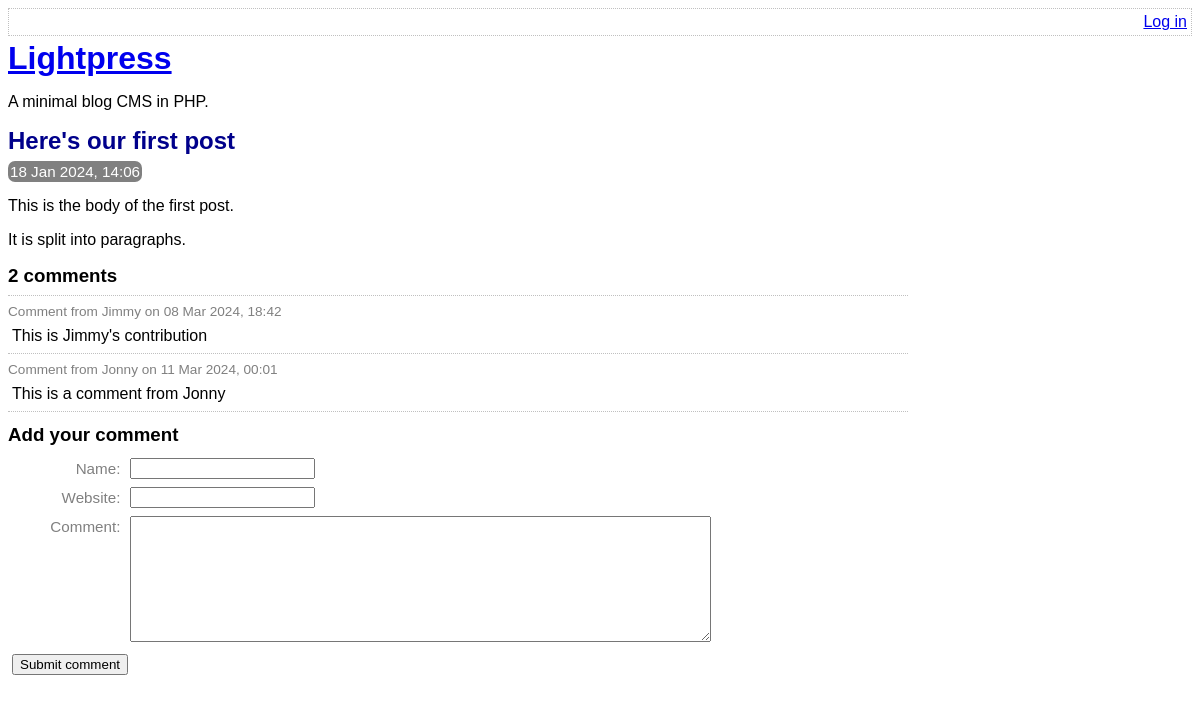
The app's page /view-post.php?post_id=1, older data.
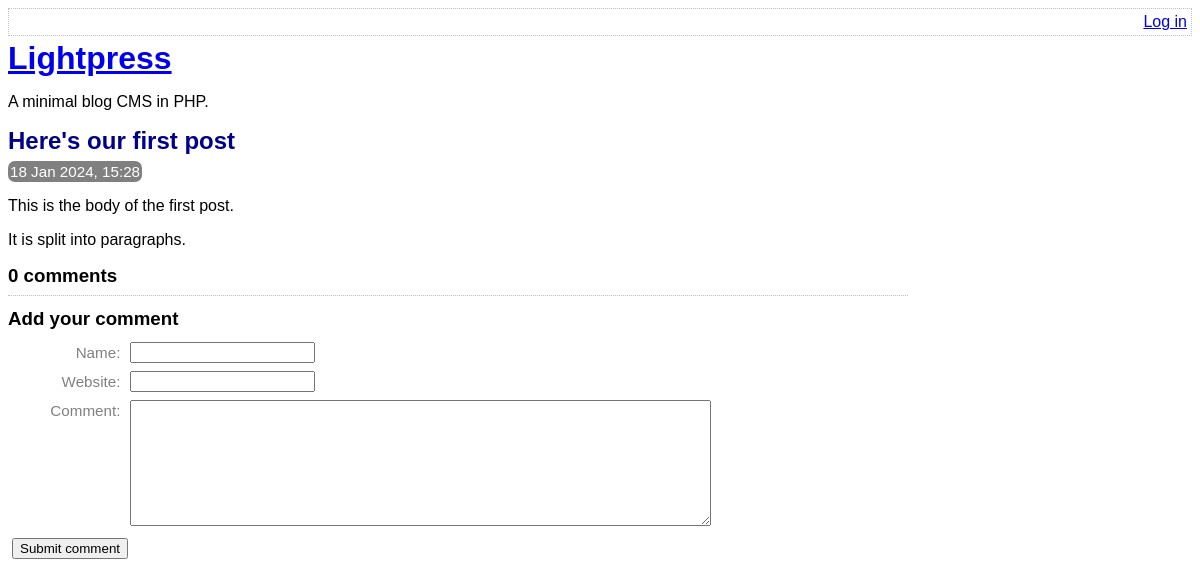
The same page, newer data.
### tables this page shows
CREATE TABLE post (
	id INTEGER PRIMARY KEY AUTOINCREMENT NOT NULL,
	title VARCHAR NOT NULL,
	body VARCHAR NOT NULL,
	user_id INTEGER NOT NULL,
	created_at VARCHAR NOT NULL,
	updated_at VARCHAR,
	FOREIGN KEY (user_id) REFERENCES user(id)
);

CREATE TABLE comment (
	id INTEGER PRIMARY KEY AUTOINCREMENT NOT NULL,
	post_id INTEGER NOT NULL,
	created_at VARCHAR NOT NULL,
	name VARCHAR NOT NULL,
	website VARCHAR,
	text VARCHAR NOT NULL,
	FOREIGN KEY (post_id) REFERENCES post(id)
);

### lib/view-post.php (called while the page is built, shortened)
<?php
function getPostRow(PDO $pdo, $postId)
{
    $stmt = $pdo->prepare(
        'SELECT
            title, created_at, body,
            (SELECT COUNT(*) FROM comment WHERE comment.post_id = post.id) comment_count
        FROM
            post
        WHERE
            id = :id'
    );
    $result = $stmt->execute(
        array('id' => $postId, )
    );
    $row = $stmt->fetch(PDO::FETCH_ASSOC);
    return $row;
}

### view-post.php (the view, shortened to what this page needs)
<?php
require_once 'lib/common.php';
require_once 'lib/view-post.php';
if (isset($_GET['post_id']))
{
    $postId = $_GET['post_id'];
}
else
{
    $postId = 0;
}
$pdo = getPDO();
$row = getPostRow($pdo, $postId);
$commentCount = $row['comment_count'];
if ($_POST)
{
    switch ($_GET['action'])
    {
        case 'add-comment':
            $commentData = array(
                'name' => $_POST['comment-name'],
                'website' => $_POST['comment-website'],
                'text' => $_POST['comment-text'],
            );
            $errors = handleAddComment($pdo, $postId, $commentData);
            break;
        case 'delete-comment':
            $deleteResponse = $_POST['delete-comment'];
            handleDeleteComment($pdo, $postId, $deleteResponse);
            break;
    }
}
else
{
    $commentData = array(
        'name' => '',
        'website' => '',
        'text' => '',
    );
}
?>
<!DOCTYPE html>
<html>
    <head>
        <?php require 'templates/head.php' ?>
    </head>
    <body>
        <?php require 'templates/title.php' ?>
        <div class="post">
            <h2>
                <?php echo htmlEscape($row['title']) ?>
            </h2>
            <div class="date">
                <?php echo convertSqlDate($row['created_at']) ?>
            </div>
            <?php echo convertNewlinesToParagraphs($row['body']) ?>
        </div>
        <?php require 'templates/list-comments.php' ?>
        <?php require 'templates/comment-form.php' ?>
    </body>
</html>

### templates/head.php (shortened to what this page needs)
<link rel="stylesheet" type="text/css" href="assets/main.css" />

### templates/top-menu.php
<div class="top-menu">
    <div class="menu-options">
        <?php if (isLoggedIn()): ?>
            <a href="index.php">Home</a>
            |
            <a href="list-posts.php">All posts</a>
            |
            <a href="edit-post.php">New post</a>
            |
            Hello <?php echo htmlEscape(getAuthUser()) ?>.
            <a href="logout.php">Log out</a>
        <?php else: ?>
            <a href="login.php">Log in</a>
        <?php endif ?>
    </div>
</div>

### templates/title.php
<?php require 'top-menu.php' ?>
<a href="index.php">
    <h1>Lightpress</h1>
</a>
<p>A minimal blog CMS in PHP.</p>

### lib/common.php (shortened to what this page needs)
<?php
function htmlEscape($html)
{
    return htmlspecialchars($html, ENT_HTML5, 'UTF-8');
}
function convertSqlDate($sqlDate)
{
    $date = DateTime::createFromFormat('Y-m-d H:i:s', $sqlDate);
    return $date->format('d M Y, H:i');
}
function convertNewlinesToParagraphs($text)
{
    $escaped = htmlEscape($text);
    return '<p>' . str_replace("\n", "</p><p>", $escaped) . '</p>';
}
function getCommentsForPost(PDO $pdo, $postId)
{
    $sql = "
        SELECT
            id, name, text, created_at, website
        FROM
            comment
        WHERE
            post_id = :post_id
    ";
    $stmt = $pdo->prepare($sql);
    $stmt->execute(
        array('post_id' => $postId, )
    );
    return $stmt->fetchAll(PDO::FETCH_ASSOC);
}
function isLoggedIn()
{
    return isset($_SESSION['logged_in_username']);
}

### templates/list-comments.php (shortened to what this page needs)
<form
    action="view-post.php?action=delete-comment&amp;post_id=<?php echo $postId?>&amp;"
    method="post"
    class="comment-list"
>
    <h3><?php echo $commentCount ?> comments</h3>
    <?php foreach (getCommentsForPost($pdo, $postId) as $comment): ?>
        <div class="comment">
            <div class="comment-meta">
                Comment from
                <?php echo htmlEscape($comment['name']) ?>
                on
                <?php echo convertSqlDate($comment['created_at']) ?>
            </div>
            <div class="comment-body">
                <?php echo convertNewlinesToParagraphs($comment['text']) ?>
            </div>
        </div>
    <?php endforeach ?>
</form>

### templates/comment-form.php (shortened to what this page needs)
<h3>Add your comment</h3>
<form
    action="view-post.php?action=add-comment&amp;post_id=<?php echo $postId?>"
    method="post"
    class="comment-form user-form"
>
    <div>
        <label for="comment-name">
            Name:
        </label>
        <input
            type="text"
            id="comment-name"
            name="comment-name"
            value="<?php echo htmlEscape($commentData['name']) ?>"
        />
    </div>
    <div>
        <label for="comment-website">
            Website:
        </label>
        <input
            type="text"
            id="comment-website"
            name="comment-website"
            value="<?php echo htmlEscape($commentData['website']) ?>"
        />
    </div>
    <div>
        <label for="comment-text">
            Comment:
        </label>
        <textarea
            id="comment-text"
            name="comment-text"
            rows="8"
            cols="70"
        ><?php echo htmlEscape($commentData['text']) ?></textarea>
    </div>
    <div>
        <input type="submit" value="Submit comment" />
    </div>
</form>

### assets/main.css (style rules this page uses)
.top-menu { border: 1px dotted silver; min-height: 18px; padding: 4px; margin-bottom: 4px; }
.menu-options { float: right; }
h1, h2, h3 { margin-top: 0; margin-bottom: 8px; }
body { font-family: sans-serif; }
.post-synopsis h2, .post h2 { color: darkblue; }
.post .date, .post-synopsis .meta { color: white; background-color: grey; border-radius: 7px; padding: 2px; display: inline; font-size: 0.95em; }
.comment-list { border-bottom: 1px dotted silver; margin-bottom: 12px; max-width: 900px; }
.user-form input, .user-form textarea { margin: 4px; }
.user-form label { font-size: 0.95em; margin: 6px; width: 7em; color: grey; float: left; text-align: right; clear: left; }
.comment .comment-meta { font-size: 0.85em; color: grey; border-top: 1px dotted silver; padding-top: 8px; }
.comment-body p { margin: 8px 4px; }

Row changes from the older to the newer data that the page shows:
removed comment: name "Jimmy", created_at "08 Mar 2024, 18:42", text "This is Jimmy's contribution"
removed comment: name "Jonny", created_at "11 Mar 2024, 00:01", text "This is a comment from Jonny"
changed post "Here's our first post": created_at "18 Jan 2024, 14:06" → "18 Jan 2024, 15:28"
Text that changed along with them:
$commentCount: "2" → "0"
